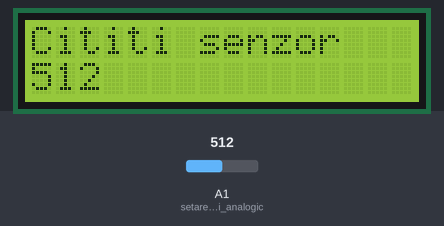
Simulated run of this sketch. Board: Arduino Uno, built with avr-gcc and run on an emulated ATmega328P. On the bench: 16×2 character LCD. The test bench sets the inputs (shaded band); at power-on: A1 (setarea_pinului_analogic) = 512.

Above: at 1.2 s.
1.3 s: A1 (setarea_pinului_analogic) set to 716
At 2.5 s:
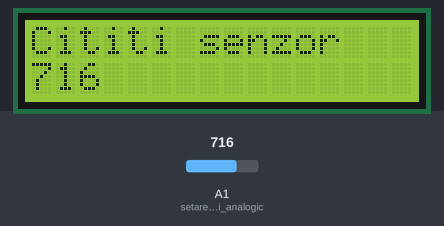
2.8 s: A1 (setarea_pinului_analogic) set to 900
At 3.7 s:
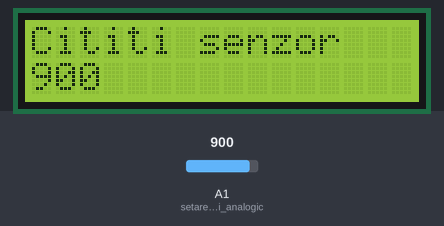
4.3 s: A1 (setarea_pinului_analogic) set to 1023
At 4.9 s:
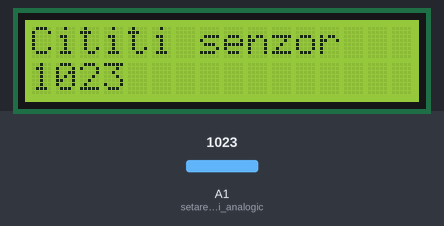
Timing chart, 0 to 7.3 s (numbered marks = the images above; inputs shaded):
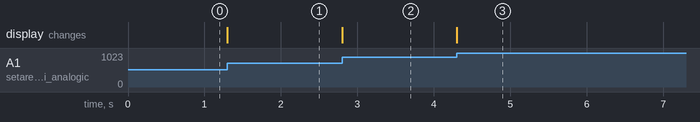

The sketch:

potentiometru.ino
```cpp
#include <LiquidCrystal.h>
LiquidCrystal lcd(7, 6, 5, 4, 3, 2);
void setup() {
  analogReference(DEFAULT);  //setarea tensiunii de referință la
  //tensiunea default
  lcd.begin(16, 2);  //inițializarea LCD ului
  lcd.setCursor(0, 0);
  lcd.print("Cititi senzor");
  pinMode(A1, INPUT);  // setarea pinului analogic A1 ca și pin
  //de intrare
}
void loop() {
  int val = analogRead(A1);  //citirea valorii analogice
  lcd.setCursor(0, 1);
  lcd.print(val);
}
```

Measured:
- after the input at 1.3 s, the display: changes at once (image 1)
- after the input at 2.8 s, the display: changes at once (image 2)
- after the input at 4.3 s, the display: changes at once (image 3)
